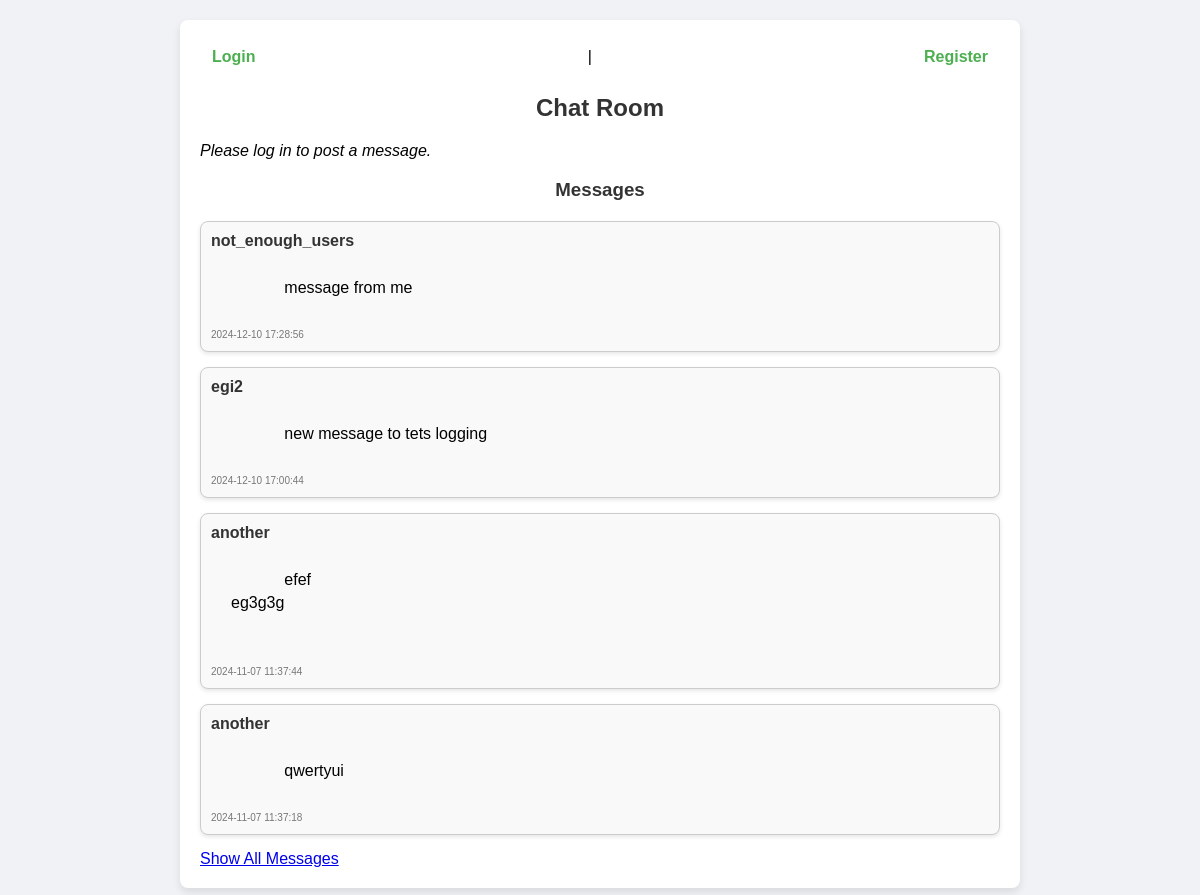
The app's page /chat, older data.
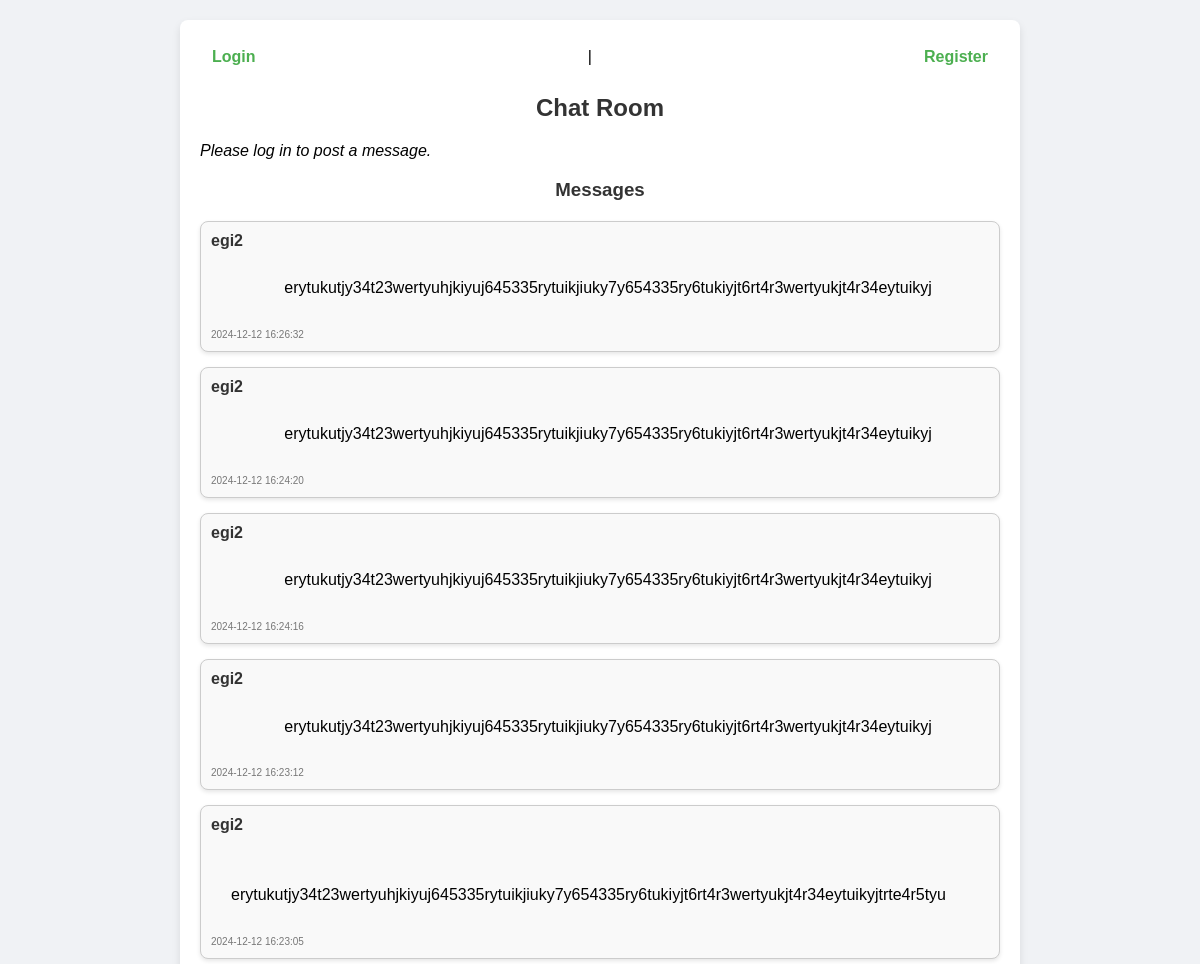
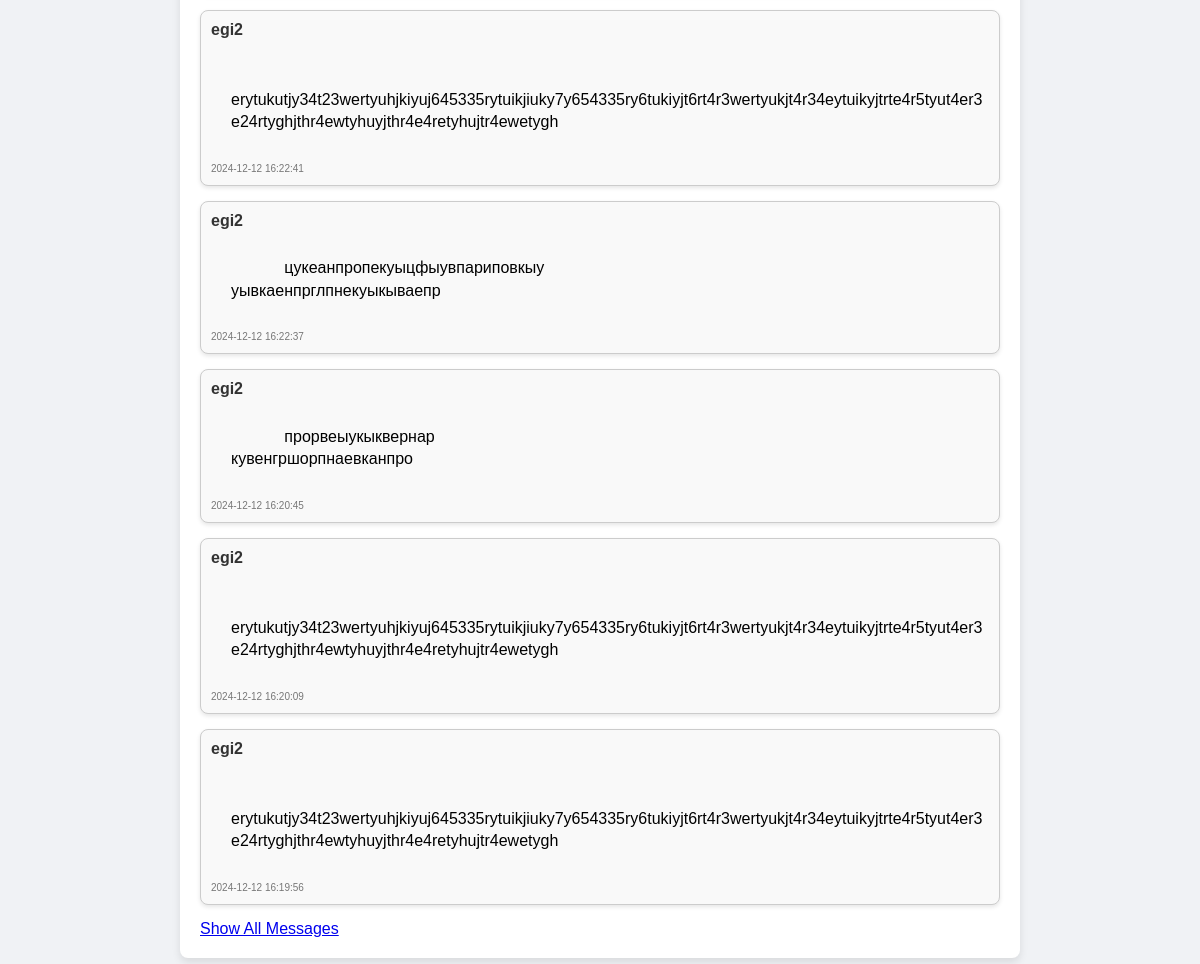
The same page, newer data (2 pictures, top to bottom).
### models.py (models this page shows)
class Message(db.Model):
    __tablename__ = 'messages'
    id = db.Column(db.Integer, primary_key=True)
    user_id = db.Column(db.Integer, db.ForeignKey('users.id'), nullable=False)
    content = db.Column(db.Text, nullable=False)
    timestamp = db.Column(db.DateTime, default=datetime.utcnow)
    visible = db.Column(db.Boolean, default=True)
    user = db.relationship('User', backref=db.backref('messages', lazy=True))

class User(db.Model):
    __tablename__ = 'users'
    id = db.Column(db.Integer, primary_key=True)
    username = db.Column(db.String(150), unique=True, nullable=False)
    password = db.Column(db.String(150), nullable=False)

### app.py (the view, shortened to what this page needs)
@app.route('/chat', methods=['GET', 'POST'])
def chat():
    user_logged_in = 'user_id' in session
    messages_limit = 10
    search_query = request.args.get('search')
    if search_query:
        search_terms = search_query.split()
        filters = [Message.content.ilike(f'%{term}%') for term in search_terms]
        messages = Message.query.filter(Message.visible.is_(True), *filters).order_by(Message.id.desc()).limit(messages_limit).all()
    else:
        messages = Message.query.filter_by(visible=True).order_by(Message.id.desc()).limit(messages_limit).all()
    show_all = 'show_all' in request.args  # Проверка, отображать ли все сообщения
    if show_all:
        messages = Message.query.filter_by(visible=True).order_by(Message.id.desc()).all()
    log_user_action("Viewed the chat")
    return render_template(
        'chat.html',
        messages=messages,
        search_query=search_query,
        user_logged_in=user_logged_in,
        error_message=None,
        show_all=show_all  # Передаем флаг в шаблон
    )

### app.py (called while the page is built)
def log_user_action(action):
    username = session.get("username", "anonymous")
    if session.get("is_admin"):
        return
    user_logger.info(f"User: {username}, Action: {action}")

### templates/chat.html (shortened to what this page needs)
{% extends "base.html" %}
{% block content %}
  <div class="header">
    {% if user_logged_in %}
      <p>Logged in as: <strong>{{ session.get('username') }}</strong></p>
      <a href="{{ url_for('logout') }}" class="logout-button">Logout</a>
      {% if session.get('is_admin') %}
        <a href="{{ url_for('admin_messages') }}" class="admin-button">Go to Admin Panel</a>
      {% endif %}
    {% else %}
      <a href="{{ url_for('login') }}">Login</a> |
      <a href="{{ url_for('register') }}">Register</a>
    {% endif %}
  </div>
  <h2>Chat Room</h2>
  {% if user_logged_in %}
    <form method="POST">
        <textarea name="content" rows="3" cols="40" placeholder="Write a message..."></textarea>
        <input type="submit" value="Send">
    </form>
  {% else %}
    <p><em>Please log in to post a message.</em></p>
  {% endif %}
  <h3>Messages</h3>
  <div class="messages">
    {% if messages %}
      {% for message in messages %}
        <div class="message">
          <div class="message-user">
            <strong>{{ message.user.username }}</strong>
          </div>
          <div class="message-content">
            {{ message.content }}
          </div>
          <div class="message-timestamp">
            <small>{{ message.timestamp.strftime('%Y-%m-%d %H:%M:%S') }}</small>
          </div>
        </div>
      {% endfor %}
    {% else %}
      <p>No messages found.</p>
    {% endif %}
  </div>
  {% if not show_all %}
    <div class="show-all-button">
      <a href="{{ url_for('chat', show_all=True) }}" class="btn">Show All Messages</a>
    </div>
  {% endif %}
{% endblock %}

### templates/base.html (shortened to what this page needs)
<!doctype html>
<html lang="en">
<head>
    <link rel="stylesheet" href="{{ url_for('static', filename='style.css') }}">
</head>
<body>
    <div class="container">
      {% block content %}{% endblock %}
    </div>
</body>
</html>

### static/style.css (style rules this page uses)
body { font-family: Arial, sans-serif; background-color: #f0f2f5; margin: 0; padding: 0; }
.container { max-width: 800px; margin: 20px auto; padding: 20px; background-color: #ffffff; border-radius: 8px; box-shadow: 0 4px 8px rgba(0, 0, 0, 0.1); }
h1, h2, h3 { color: #333333; text-align: center; }
.header { display: flex; justify-content: space-between; align-items: center; margin-bottom: 20px; }
.header a { color: #4CAF50; text-decoration: none; font-weight: bold; padding: 8px 12px; border-radius: 4px; transition: background-color 0.3s; }
.messages { margin-top: 20px; }
.message { margin-bottom: 15px; padding: 10px; border: 1px solid #ccc; border-radius: 8px; background-color: #f9f9f9; box-shadow: 0 2px 4px rgba(0, 0, 0, 0.1); }
.message-content { margin: 0; padding-left: 20px; white-space: pre-wrap; word-wrap: break-word; line-height: 1.4; word-break: break-word; overflow-wrap: break-word; }
.message-user { font-weight: bold; margin-bottom: 5px; color: #333; }
.message-timestamp { font-size: 12px; color: #777; margin-top: 5px; }

Row changes from the older to the newer data that the page shows:
no longer on this page (row edited): Message: user.username "not_enough_users", content "message from me", timestamp "2024-12-10 17:28:56"
no longer on this page (row edited): Message: user.username "egi2", content "new message to tets logging", timestamp "2024-12-10 17:00:44"
removed Message: user.username "another", content "efef eg3g3g", timestamp "2024-11-07 11:37:44"
no longer on this page (row edited): Message: user.username "another", content "qwertyui", timestamp "2024-11-07 11:37:18"
added Message: user.username "egi2", content "erytukutjy34t23wertyuhjkiyuj645335rytuikjiuky7y654335ry6tukiyjt6rt4r3wertyukjt4r34eytuikyj", timestamp "2024-12-12 16:26:32"
added Message: user.username "egi2", content "erytukutjy34t23wertyuhjkiyuj645335rytuikjiuky7y654335ry6tukiyjt6rt4r3wertyukjt4r34eytuikyj", timestamp "2024-12-12 16:24:20"
added Message: user.username "egi2", content "erytukutjy34t23wertyuhjkiyuj645335rytuikjiuky7y654335ry6tukiyjt6rt4r3wertyukjt4r34eytuikyj", timestamp "2024-12-12 16:24:16"
added Message: user.username "egi2", content "erytukutjy34t23wertyuhjkiyuj645335rytuikjiuky7y654335ry6tukiyjt6rt4r3wertyukjt4r34eytuikyj", timestamp "2024-12-12 16:23:12"
added Message: user.username "egi2", content "erytukutjy34t23wertyuhjkiyuj645335rytuikjiuky7y654335ry6tukiyjt6rt4r3wertyukjt4r34eytuikyjtrte4r5tyu", timestamp "2024-12-12 16:23:05"
added Message: user.username "egi2", content "erytukutjy34t23wertyuhjkiyuj645335rytuikjiuky7y654335ry6tukiyjt6rt4r3wertyukjt4r34eytuikyjtrte4r5tyut4er3e24rtyghjthr4ewtyhuyjthr4e4retyhujtr4ewetygh", timestamp "2024-12-12 16:22:41"
added Message: user.username "egi2", content "цукеанпропекуыцфыувпариповкыу уывкаенпрглпнекуыкываепр", timestamp "2024-12-12 16:22:37"
added Message: user.username "egi2", content "прорвеыукыквернар кувенгршорпнаевканпро", timestamp "2024-12-12 16:20:45"
added Message: user.username "egi2", content "erytukutjy34t23wertyuhjkiyuj645335rytuikjiuky7y654335ry6tukiyjt6rt4r3wertyukjt4r34eytuikyjtrte4r5tyut4er3e24rtyghjthr4ewtyhuyjthr4e4retyhujtr4ewetygh", timestamp "2024-12-12 16:20:09"
added Message: user.username "egi2", content "erytukutjy34t23wertyuhjkiyuj645335rytuikjiuky7y654335ry6tukiyjt6rt4r3wertyukjt4r34eytuikyjtrte4r5tyut4er3e24rtyghjthr4ewtyhuyjthr4e4retyhujtr4ewetygh", timestamp "2024-12-12 16:19:56"
